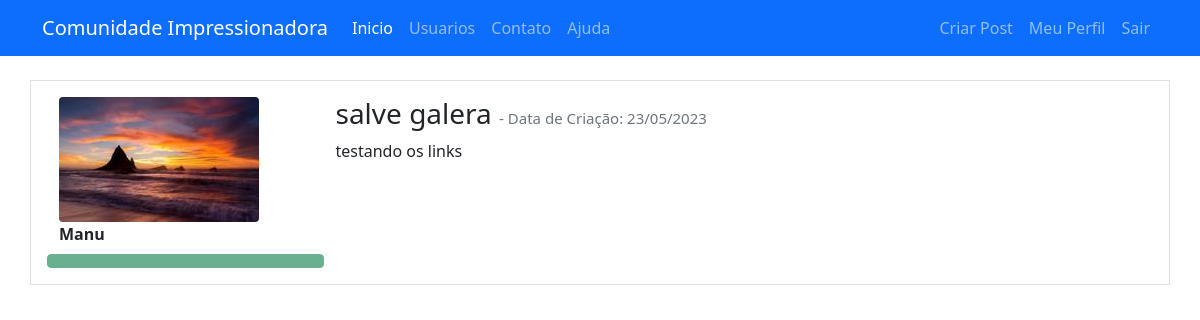
The app's page /post/4 (signed in) with its own data.
### comunidadeimpressionadora/models.py (models this page shows, shortened)
class Usuario(database.Model, UserMixin):
    id = database.Column(database.Integer, primary_key=True)
    username = database.Column(database.String, nullable=False)
    email = database.Column(database.String, nullable=False, unique=True)
    senha = database.Column(database.String, nullable=False)
    foto_perfil = database.Column(database.String, default='default.jpg')
    posts = database.relationship('Post', backref='autor', lazy=True)
    cursos = database.Column(database.String, nullable=False, default='Não Informado')

class Post(database.Model):
    id = database.Column(database.Integer, primary_key=True)
    titulo = database.Column(database.String, nullable=False)
    corpo = database.Column(database.Text, nullable=False)
    data_criacao = database.Column(database.DateTime, nullable=False, default=datetime.utcnow)
    id_usuario = database.Column(database.Integer, database.ForeignKey('usuario.id'), nullable=False)

### comunidadeimpressionadora/routes.py (the view)
@app.route('/post/<post_id>', methods=['GET', 'POST'])
@login_required
def exibir_post(post_id):
    post = Post.query.get(post_id)
    if current_user == post.autor:
        form = FormCriarPost()
        if request.method == 'GET':
            form.titulo.data = post.titulo
            form.corpo.data = post.corpo
        elif form.validate_on_submit():
            post.titulo = form.titulo.data
            post.corpo = form.corpo.data
            database.session.commit()
            flash('Post Atualizado com Sucesso', 'alert-success')
            return redirect(url_for('home'))
    else:
        form = None
    return render_template('post.html', post=post, form=form)

### comunidadeimpressionadora/models.py (called while the page is built)
@login_menager.user_loader
def load_usuario(id_usuario):
    return Usuario.query.get(int(id_usuario))

### comunidadeimpressionadora/templates/post.html (shortened to what this page needs)
{% extends 'base.html' %}
{% block body %}
        <div class="container mt-3">
            <div class="row border mt-4 p-3 meupost">
                <div class="col col-3">
                    <div class="image pe-2"> <img src="{{ url_for('static', filename='fotos_perfil/{}'.format(post.autor.foto_perfil)) }}" class="rounded" width="200"> </div>
                    <strong>{{ post.autor.username }}</strong>
                    <div class="row justify-content-center">
                            {% for curso in post.autor.cursos.split(';') %}
                                <button type="button" class="btn btn-success mt-2" disabled>{{ curso }}</button>
                            {% endfor %}
                    </div>
                </div>
                <div class="col col-9">
                    <h3>{{ post.titulo }}
                    <small class="text-muted" style="font-size: 15px"> - Data de Criação: {{ post.data_criacao.strftime('%d/%m/%Y') }}
                    </small>
                    </h3>
                    <p>{{ post.corpo }}</p>
                </div>
            </div>
        </div>
{% endblock %}

### records on screen
Usuario: foto_perfil (picture), autor.username "Manu"
Post: titulo "salve galera", data_criacao "23/05/2023", corpo "testando os links"
